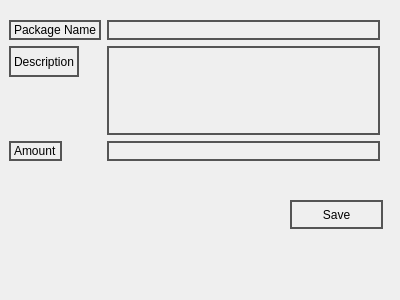
<?xml version="1.0" encoding="UTF-8"?>
<ui version="4.0">
 <class>AddPackage</class>
 <widget class="QDialog" name="AddPackage">
  <property name="geometry">
   <rect>
    <x>0</x>
    <y>0</y>
    <width>400</width>
    <height>300</height>
   </rect>
  </property>
  <property name="maximumSize">
   <size>
    <width>400</width>
    <height>300</height>
   </size>
  </property>
  <property name="windowTitle">
   <string>Add Package</string>
  </property>
  <widget class="QWidget" name="formLayoutWidget">
   <property name="geometry">
    <rect>
     <x>9</x>
     <y>20</y>
     <width>371</width>
     <height>141</height>
    </rect>
   </property>
   <layout class="QFormLayout" name="formLayout">
    <item row="0" column="0">
     <widget class="QLabel" name="label">
      <property name="styleSheet">
       <string notr="true">border: 2px solid #555;
font: 6pt &quot;Wide Latin&quot;;
background: transparent;
color: black;
</string>
      </property>
      <property name="text">
       <string>Package Name</string>
      </property>
     </widget>
    </item>
    <item row="0" column="1">
     <widget class="QLineEdit" name="txtPackageName">
      <property name="styleSheet">
       <string notr="true">border: 2px solid #555;
font: 9pt &quot;Wide Latin&quot;;
background: transparent;
color: black;
</string>
      </property>
     </widget>
    </item>
    <item row="1" column="0">
     <widget class="QLabel" name="label_2">
      <property name="styleSheet">
       <string notr="true">border: 2px solid #555;
font: 7pt &quot;Wide Latin&quot;;
background: transparent;
color: black;
</string>
      </property>
      <property name="text">
       <string>Description</string>
      </property>
     </widget>
    </item>
    <item row="1" column="1">
     <widget class="QTextEdit" name="txtDescription">
      <property name="styleSheet">
       <string notr="true">border: 2px solid #555;
font: 9pt &quot;Wide Latin&quot;;
background: transparent;
color: black;
</string>
      </property>
     </widget>
    </item>
    <item row="2" column="0">
     <widget class="QLabel" name="label_3">
      <property name="styleSheet">
       <string notr="true">border: 2px solid #555;
font: 9pt &quot;Wide Latin&quot;;
background: transparent;
color: black;
</string>
      </property>
      <property name="text">
       <string>Amount</string>
      </property>
     </widget>
    </item>
    <item row="2" column="1">
     <widget class="QLineEdit" name="txtAmount">
      <property name="styleSheet">
       <string notr="true">border: 2px solid #555;
font: 9pt &quot;Wide Latin&quot;;
background: transparent;
color: black;
</string>
      </property>
     </widget>
    </item>
   </layout>
  </widget>
  <widget class="QPushButton" name="btnSave">
   <property name="geometry">
    <rect>
     <x>290</x>
     <y>200</y>
     <width>93</width>
     <height>29</height>
    </rect>
   </property>
   <property name="styleSheet">
    <string notr="true">border: 2px solid #555;
font: 7pt &quot;Wide Latin&quot;;
background: transparent;
color: black;
</string>
   </property>
   <property name="text">
    <string>Save</string>
   </property>
  </widget>
 </widget>
 <resources/>
 <connections/>
</ui>
